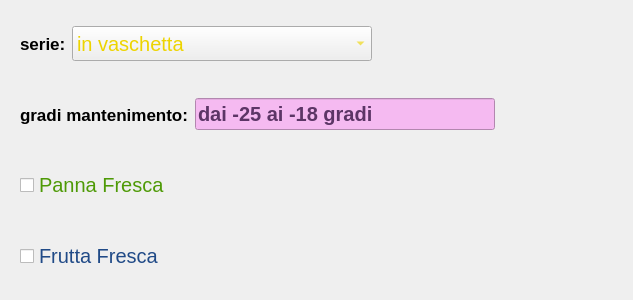
<?xml version="1.0" encoding="UTF-8"?>
<ui version="4.0">
 <class>GelatiView</class>
 <widget class="QWidget" name="GelatiView">
  <property name="geometry">
   <rect>
    <x>0</x>
    <y>0</y>
    <width>633</width>
    <height>300</height>
   </rect>
  </property>
  <property name="minimumSize">
   <size>
    <width>400</width>
    <height>0</height>
   </size>
  </property>
  <property name="windowTitle">
   <string>Form</string>
  </property>
  <layout class="QVBoxLayout" name="verticalLayout">
   <item>
    <widget class="QWidget" name="widget" native="true">
     <layout class="QHBoxLayout" name="horizontalLayout">
      <item>
       <widget class="QLabel" name="lSerie">
        <property name="font">
         <font>
          <pointsize>13</pointsize>
          <weight>75</weight>
          <bold>true</bold>
         </font>
        </property>
        <property name="text">
         <string>serie:</string>
        </property>
       </widget>
      </item>
      <item>
       <widget class="QComboBox" name="serie">
        <property name="enabled">
         <bool>true</bool>
        </property>
        <property name="minimumSize">
         <size>
          <width>300</width>
          <height>35</height>
         </size>
        </property>
        <property name="font">
         <font>
          <pointsize>15</pointsize>
         </font>
        </property>
        <property name="styleSheet">
         <string notr="true">color: rgb(237, 212, 0);</string>
        </property>
        <item>
         <property name="text">
          <string>in vaschetta</string>
         </property>
        </item>
        <item>
         <property name="text">
          <string>cornetto</string>
         </property>
        </item>
        <item>
         <property name="text">
          <string>su stecco</string>
         </property>
        </item>
        <item>
         <property name="text">
          <string>biscotto</string>
         </property>
        </item>
        <item>
         <property name="text">
          <string>mignon </string>
         </property>
        </item>
        <item>
         <property name="text">
          <string>normal</string>
         </property>
        </item>
        <item>
         <property name="text">
          <string/>
         </property>
        </item>
       </widget>
      </item>
      <item>
       <spacer name="horizontalSpacer">
        <property name="orientation">
         <enum>Qt::Horizontal</enum>
        </property>
        <property name="sizeHint" stdset="0">
         <size>
          <width>401</width>
          <height>20</height>
         </size>
        </property>
       </spacer>
      </item>
     </layout>
    </widget>
   </item>
   <item>
    <widget class="QWidget" name="widget_2" native="true">
     <layout class="QHBoxLayout" name="horizontalLayout_2">
      <item>
       <widget class="QLabel" name="lGradi">
        <property name="font">
         <font>
          <pointsize>13</pointsize>
          <weight>75</weight>
          <bold>true</bold>
         </font>
        </property>
        <property name="text">
         <string>gradi mantenimento:</string>
        </property>
       </widget>
      </item>
      <item>
       <widget class="QLineEdit" name="gradiMantenimento">
        <property name="enabled">
         <bool>false</bool>
        </property>
        <property name="minimumSize">
         <size>
          <width>300</width>
          <height>0</height>
         </size>
        </property>
        <property name="font">
         <font>
          <pointsize>15</pointsize>
          <weight>75</weight>
          <bold>true</bold>
         </font>
        </property>
        <property name="styleSheet">
         <string notr="true">background-color: rgba(246, 184, 242, 246);
color: rgb(92, 53, 102);</string>
        </property>
        <property name="text">
         <string>dai -25 ai -18 gradi</string>
        </property>
       </widget>
      </item>
      <item>
       <spacer name="horizontalSpacer_2">
        <property name="orientation">
         <enum>Qt::Horizontal</enum>
        </property>
        <property name="sizeHint" stdset="0">
         <size>
          <width>453</width>
          <height>20</height>
         </size>
        </property>
       </spacer>
      </item>
     </layout>
    </widget>
   </item>
   <item>
    <widget class="QWidget" name="widget_3" native="true">
     <layout class="QHBoxLayout" name="horizontalLayout_3">
      <item>
       <widget class="QCheckBox" name="pannaFresca">
        <property name="font">
         <font>
          <pointsize>15</pointsize>
         </font>
        </property>
        <property name="styleSheet">
         <string notr="true">color: rgb(78, 154, 6);
</string>
        </property>
        <property name="text">
         <string>Panna Fresca</string>
        </property>
       </widget>
      </item>
      <item>
       <spacer name="horizontalSpacer_3">
        <property name="orientation">
         <enum>Qt::Horizontal</enum>
        </property>
        <property name="sizeHint" stdset="0">
         <size>
          <width>445</width>
          <height>20</height>
         </size>
        </property>
       </spacer>
      </item>
     </layout>
    </widget>
   </item>
   <item>
    <widget class="QWidget" name="widget_4" native="true">
     <layout class="QHBoxLayout" name="horizontalLayout_4">
      <item>
       <widget class="QCheckBox" name="fruttaFresca">
        <property name="font">
         <font>
          <pointsize>15</pointsize>
         </font>
        </property>
        <property name="styleSheet">
         <string notr="true">color: rgb(32, 74, 135);</string>
        </property>
        <property name="text">
         <string>Frutta Fresca</string>
        </property>
       </widget>
      </item>
      <item>
       <spacer name="horizontalSpacer_4">
        <property name="orientation">
         <enum>Qt::Horizontal</enum>
        </property>
        <property name="sizeHint" stdset="0">
         <size>
          <width>444</width>
          <height>20</height>
         </size>
        </property>
       </spacer>
      </item>
     </layout>
    </widget>
   </item>
  </layout>
 </widget>
 <resources/>
 <connections/>
</ui>
